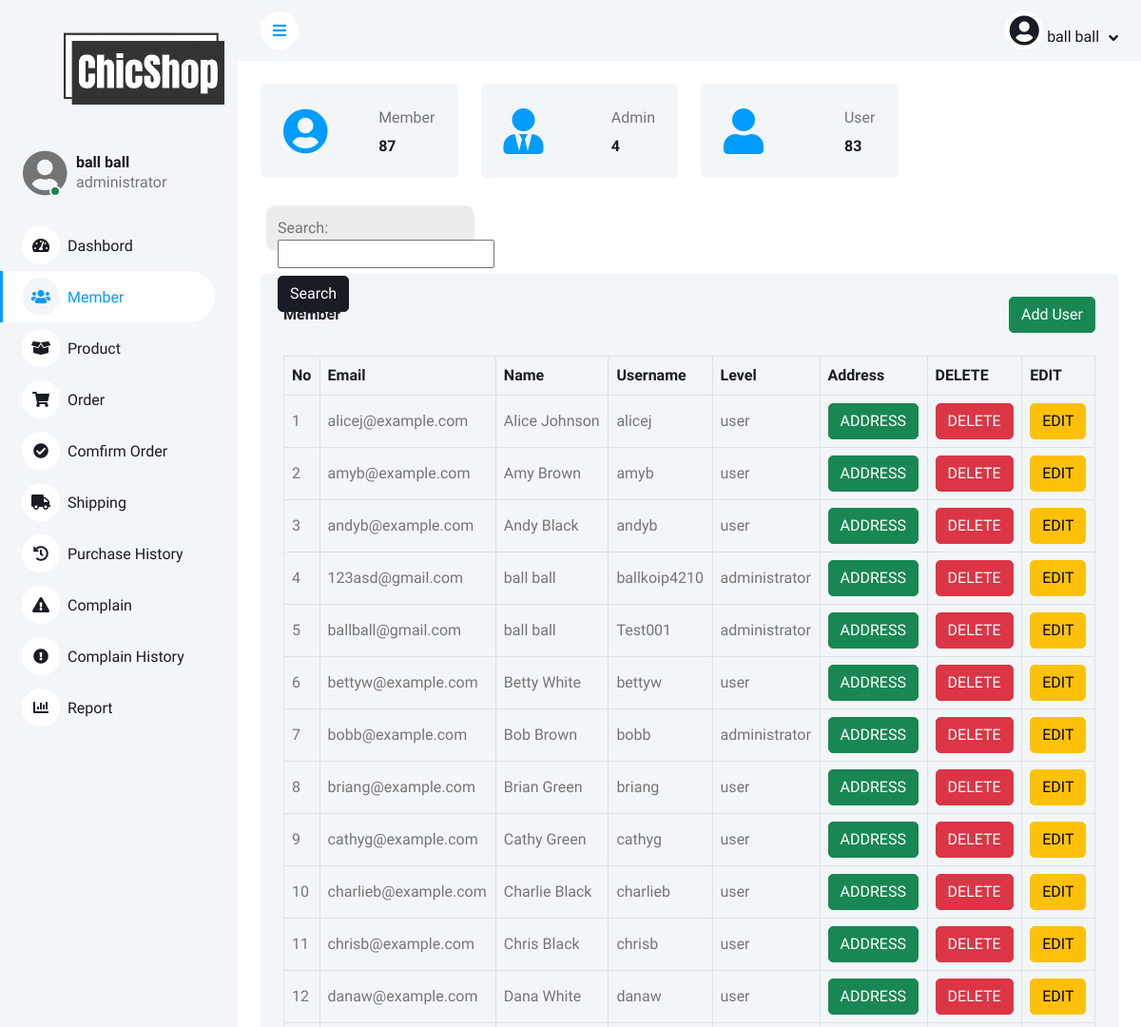
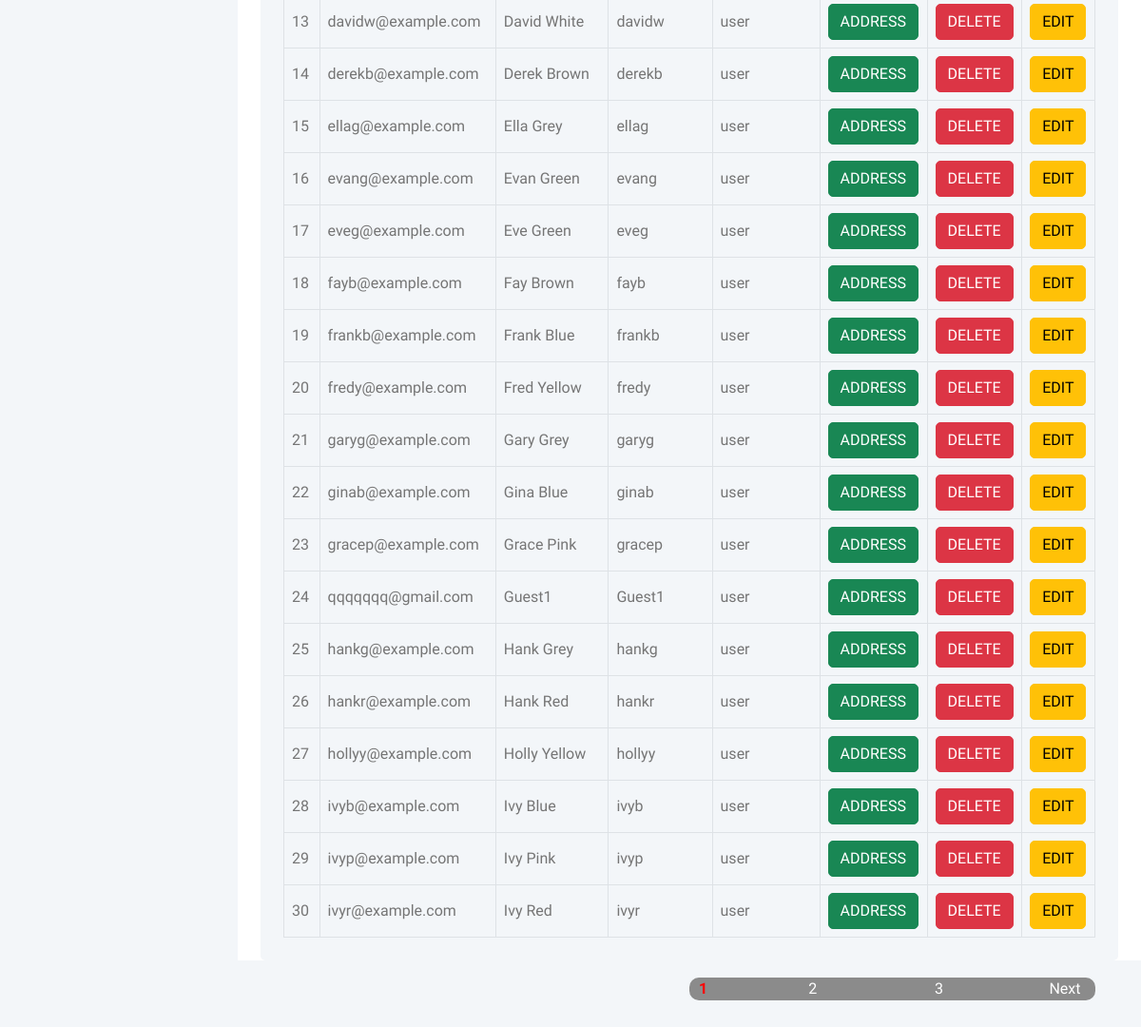
Page /BackWeb/Admin.php (signed in) on the committed database (2 pictures, top to bottom).
### tables this page shows
CREATE TABLE `user` (
  `u_id` int(11) NOT NULL COMMENT 'รหัสผู้ใช้งาน',
  `u_fullname` varchar(255) DEFAULT NULL COMMENT 'ชื่อเต็มของผู้ใช้งาน',
  `u_username` varchar(255) DEFAULT NULL COMMENT 'ชื่อผู้ใช้งาน',
  `u_password` varchar(255) DEFAULT NULL COMMENT 'รหัสผ่านผู้ใช้งาน',
  `u_level` varchar(255) DEFAULT NULL COMMENT 'ระดับผู้ใช้งาน',
  `u_address` varchar(255) DEFAULT NULL COMMENT 'ที่อยู่ผู้ใช้งาน',
  `Phonenumber` varchar(20) DEFAULT NULL COMMENT 'เบอร์โทรศัพท์ผู้ใช้งาน',
  `email` varchar(255) DEFAULT NULL COMMENT 'อีเมลผู้ใช้งาน'
);

### BackWeb/Admin.php (the view, shortened to what this page needs)
<?php
$objCon = connectDB();
$user = $_SESSION['user_login'];
$items_per_page = 30;
$page = isset($_GET['page']) ? (int)$_GET['page'] : 1;
$offset = ($page - 1) * $items_per_page;
$sql_total_users = "SELECT * FROM user";
$result_total_users = mysqli_query($objCon, $sql_total_users);
$total_users = mysqli_num_rows($result_total_users);
$sql = "SELECT * FROM user ORDER BY u_fullname ASC LIMIT $offset, $items_per_page";
$result = mysqli_query($objCon, $sql);
$sql_admins = "SELECT * FROM user WHERE u_level = 'administrator'";
$result_admins = mysqli_query($objCon, $sql_admins);
$total_admins = mysqli_num_rows($result_admins);
$sql_user = "SELECT * FROM user WHERE u_level = 'user'";
$result_user = mysqli_query($objCon, $sql_user);
$total_user = mysqli_num_rows($result_user);
?>
<!DOCTYPE html>
<html lang="en">
<head>
    <link href="https://cdnjs.cloudflare.com/ajax/libs/font-awesome/5.10.0/css/all.min.css" rel="stylesheet">
    <link href="https://cdn.jsdelivr.net/npm/bootstrap-icons@1.4.1/font/bootstrap-icons.css" rel="stylesheet">
    <link href="lib/owlcarousel/assets/owl.carousel.min.css" rel="stylesheet">
    <link href="lib/tempusdominus/css/tempusdominus-bootstrap-4.min.css" rel="stylesheet" />
    <link href="css/bootstrap.min.css" rel="stylesheet">
    <link href="css/style.css" rel="stylesheet">
    <link href="css/search.css" rel="stylesheet">
</head>
<body>
    <div>
        <div class="sidebar pe-4 pb-3">
            <nav class="navbar bg-light navbar-light">
                <div class="container-fluid">
                    <a href="Admin.php" class="navbar-brand mx-4 mb-3">
                        <img src="/Webpage/images/main-logo.png" class="logo">
                    </a>
                </div>
                <div class="d-flex align-items-center ms-4 mb-4">
                    <div class="position-relative">
                        <i class="fa fa-user-circle fa-3x rounded-circle" style="width: 40px; height: 40px;"></i>
                        <div
                            class="bg-success rounded-circle border border-2 border-white position-absolute end-0 bottom-0 p-1">
                        </div>
                    </div>
                    <div class="ms-3">
                        <h6 class="mb-0"><?php echo $user['fullname']; ?></h6>
                        <span><?php echo $user['level']; ?></span>
                    </div>
                </div>
                <div class="navbar-nav w-100">
                    <a href="dashbord.php" class="nav-item nav-link"><i
                            class="fa fa-tachometer-alt me-2"></i>Dashbord</a>
                    <a href="Admin.php" class="nav-item nav-link active"><i class="fa fa-users me-2"></i>Member</a>
                    <a href="income.php" class="nav-item nav-link"><i class="fa fa-box-open me-2"></i>Product</a>
                    <a href="order.php" class="nav-item nav-link"><i class="fa fa-shopping-cart me-2"></i>Order</a>
                    <a href="orderconfirm.php" class="nav-item nav-link"><i
                            class="fa fa-check-circle text-dark me-2"></i>Comfirm Order</a>
                    <a href="shipping.php" class="nav-item nav-link"><i class="fa fa-truck me-2"></i>Shipping</a>
                    <a href="history.php" class="nav-item nav-link"><i class="fa fa-history me-2"></i>Purchase
                        History</a>
                    <a href="reportpage.php" class="nav-item nav-link"><i
                            class="fa fa-exclamation-triangle me-2"></i>Complain</a>
                    <a href="complaindetails.php" class="nav-item nav-link"><i
                            class="fa fa-exclamation-circle me-2"></i>Complain History</a>
                    <a href="report.php" class="nav-item nav-link"><i class="fa fa-chart-bar me-2"></i>Report</a>
                </div>
            </nav>
        </div>
        <div class="content">
            <nav class="navbar navbar-expand bg-light navbar-light sticky-top px-4 py-0">
                <a href="#" class="sidebar-toggler flex-shrink-0">
                    <i class="fa fa-bars"></i>
                </a>
                <div class="navbar-nav align-items-center ms-auto">
                    <div class="nav-item dropdown">
                        <a href="#" class="nav-link dropdown-toggle" data-bs-toggle="dropdown">
                            <i class="fa fa-user-circle fa-2x rounded-circle" style="width: 40px; height: 40px;"></i>
                            <span class="d-none d-lg-inline-flex"><?php echo $user['fullname']; ?></span>
                        </a>
                    </div>
                </div>
            </nav>
            <div class="container-fluid pt-4 px-4">
                <div class="row g-4">
                    <div class="col-sm-6 col-xl-3">
                        <div class="bg-light rounded d-flex align-items-center justify-content-between p-4">
                            <i class="fa fa-user-circle fa-3x text-primary"></i>
                            <div class="ms-3">
                                <p class="mb-2">Member</p>
                                <h6 class="mb-0"><?php echo $total_users; ?></h6>
                            </div>
                        </div>
                    </div>
                    <div class="col-sm-6 col-xl-3">
                        <div class="bg-light rounded d-flex align-items-center justify-content-between p-4">
                            <i class="fa fa-user-tie fa-3x text-primary"></i>
                            <div class="ms-3">
                                <p class="mb-2">Admin</p>
                                <h6 class="mb-0"><?php echo $total_admins; ?></h6>
                            </div>
                        </div>
                    </div>
                    <div class="col-sm-6 col-xl-3">
                        <div class="bg-light rounded d-flex align-items-center justify-content-between p-4">
                            <i class="fa fa-user fa-3x text-primary"></i>
                            <div class="ms-3">
                                <p class="mb-2">User</p>
                                <h6 class="mb-0"><?php echo $total_user; ?></h6>
                            </div>
                        </div>
                    </div>
                </div>
            </div>
                <div class="searchtab">
                    <form action="searchdata.php" class="form-group" method="POST">
                        <label for="search-input">Search:</label>
                        <input type="text" id="search-input" name="empname">
                        <input type="submit" value="Search" class="btn btn-dark my-2">
                    </form>
                </div>
            <div class="container-fluid pt-4 px-4">
                <div class="bg-light text-center rounded p-4">
                    <div class="d-flex align-items-center justify-content-between mb-4">
                        <h6 class="mb-0">Member</h6>
                        <a href="adduser.php" class="btn btn-success">Add User</a>
                    </div>
                    <div class="table-responsive">
                        <table class="table text-start align-middle table-bordered table-hover mb-0">
                            <thead>
                                <tr class="text-dark">
                                    <th scope="col">No</th>
                                    <th scope="col">Email</th>
                                    <th scope="col">Name</th>
                                    <th scope="col">Username</th>
                                    <th scope="col">Level</th>
                                    <th scope="col">Address</th>
                                    <th scope="col">DELETE</th>
                                    <th scope="col">EDIT</th>
                                </tr>
                            </thead>
                            <tbody>
                            <?php
                                $start_number = $offset + 1;
                                while ($row = mysqli_fetch_assoc($result)) { ?>
                                    <tr>
                                        <td><?php echo $start_number; ?></td>
                                        <td><?php echo $row['email'] ?></td>
                                        <td><?php echo $row['u_fullname'] ?></td>
                                        <td><?php echo $row['u_username'] ?></td>
                                        <td><?php echo $row['u_level'] ?></td>
                                        <td>
                                            <a href="address.php?user_id=<?php echo $row["u_id"] ?>"
                                                class="btn btn-success">ADDRESS</a>
                                        </td>
                                        <td>
                                            <a href="deleteForm.php?user_id=<?php echo $row["u_id"] ?>"
                                                class="btn btn-danger">DELETE</a>
                                        </td>
                                        <td>
                                            <a href="edituser.php?user_id=<?php echo $row["u_id"] ?>"
                                                class="btn btn-warning">EDIT</a>
                                        </td>
                                    </tr>
                                    <?php $start_number++;
                                } ?>
                            </tbody>
                        </table>
                    </div>
                    <div class="pagination">
                        <?php
                        $page = isset($_GET['page']) ? $_GET['page'] : 1;
                        $total_records = mysqli_num_rows(mysqli_query($objCon, "SELECT * FROM user"));
                        $total_pages = ceil($total_records / 30);
                        for ($i = 1; $i <= $total_pages; $i++) {
                            if ($i == $page) {
                                echo '<span class="current-page">' . $i . '</span>';
                            } else {
                                echo '<a class="btnpage" href="?page=' . $i . '">' . $i . '</a>';
                            }
                        }
                        if ($page < $total_pages) {
                            echo '<a class="btnpage" href="?page=' . ($page + 1) . '">Next</a>';
                        }
                        ?>
                    </div>
                </div>
            </div>
        </div>
    </div>
</body>
</html>

### BackWeb/css/style.css (style rules this page uses)
:root { --primary: #009CFF; --light: #F3F6F9; --dark: #191C24; }
.btn { transition: .5s; }
.sidebar { position: fixed; top: 0; left: 0; bottom: 0; width: 250px; height: 100vh; overflow-y: auto; background: var(--light); transition: 0.5s; z-index: 999; }
.content { margin-left: 250px; min-height: 100vh; background: #FFFFFF; transition: 0.5s; }
@media (min-width: 992px) { .sidebar { margin-left: 0; } }
@media (min-width: 992px) { .content { width: calc(100% - 250px); } }
.sidebar .navbar .navbar-nav .nav-link { padding: 7px 20px; color: var(--dark); font-weight: 500; border-left: 3px solid var(--light); border-radius: 0 30px 30px 0; outline: none; }
.sidebar .navbar .navbar-nav .nav-link:hover, .sidebar .navbar .navbar-nav .nav-link.active { color: var(--primary); background: #FFFFFF; border-color: var(--primary); }
.sidebar .navbar .navbar-nav .nav-link i { width: 40px; height: 40px; display: inline-flex; align-items: center; justify-content: center; background: #FFFFFF; border-radius: 40px; }
.sidebar .navbar .navbar-nav .nav-link:hover i, .sidebar .navbar .navbar-nav .nav-link.active i { background: var(--light); }
.content .navbar .navbar-nav .nav-link { margin-left: 25px; padding: 12px 0; color: var(--dark); outline: none; }
.content .navbar .sidebar-toggler, .content .navbar .navbar-nav .nav-link i { width: 40px; height: 40px; display: inline-flex; align-items: center; justify-content: center; background: #FFFFFF; border-radius: 40px; }
.content .navbar .dropdown-toggle::after { margin-left: 6px; vertical-align: middle; border: none; content: "\f107"; font-family: "Font Awesome 5 Free"; font-weight: 900; transition: .5s; }
.logo { width: 150%; object-fit: contain; }

### BackWeb/css/search.css (style rules this page uses)
.searchtab { background: rgb(236, 236, 236); margin-top: 3%; height: 4vw; width: 23%; margin-left: 30px; padding: 12px; border-radius: 10px; }
.pagination { display: flex; float: right; background: rgb(139, 139, 139); margin-top: 5%; margin-bottom: 5%; height: 2vw; width: 50%; align-items: center; align-self: center; border-radius: 10px; justify-content: space-between; }
.btnpage { display: flex; width: 2vw; margin-left: 20px; margin-right: 20px; align-items: center; align-self: center; justify-content: center; border-radius: 10px; padding: 2px; color: white; }
.pagination .current-page { font-weight: bold; color: red; padding: 5px 10px; }

### rows in the picture
user: email "alicej@example.com", u_fullname "Alice Johnson", u_username "alicej", u_level "user"
user: email "amyb@example.com", u_fullname "Amy Brown", u_username "amyb", u_level "user"
user: email "andyb@example.com", u_fullname "Andy Black", u_username "andyb", u_level "user"
user: email "123asd@gmail.com", u_fullname "ball ball", u_username "ballkoip4210", u_level "administrator"
user: email "ballball@gmail.com", u_fullname "ball ball", u_username "Test001", u_level "administrator"
user: email "bettyw@example.com", u_fullname "Betty White", u_username "bettyw", u_level "user"
user: email "bobb@example.com", u_fullname "Bob Brown", u_username "bobb", u_level "administrator"
user: email "briang@example.com", u_fullname "Brian Green", u_username "briang", u_level "user"
user: email "cathyg@example.com", u_fullname "Cathy Green", u_username "cathyg", u_level "user"
user: email "charlieb@example.com", u_fullname "Charlie Black", u_username "charlieb", u_level "user"
user: email "chrisb@example.com", u_fullname "Chris Black", u_username "chrisb", u_level "user"
user: email "danaw@example.com", u_fullname "Dana White", u_username "danaw", u_level "user"
user: email "davidw@example.com", u_fullname "David White", u_username "davidw", u_level "user"
user: email "derekb@example.com", u_fullname "Derek Brown", u_username "derekb", u_level "user"
user: email "ellag@example.com", u_fullname "Ella Grey", u_username "ellag", u_level "user"
user: email "evang@example.com", u_fullname "Evan Green", u_username "evang", u_level "user"
user: email "eveg@example.com", u_fullname "Eve Green", u_username "eveg", u_level "user"
user: email "fayb@example.com", u_fullname "Fay Brown", u_username "fayb", u_level "user"
user: email "frankb@example.com", u_fullname "Frank Blue", u_username "frankb", u_level "user"
user: email "fredy@example.com", u_fullname "Fred Yellow", u_username "fredy", u_level "user"
user: email "garyg@example.com", u_fullname "Gary Grey", u_username "garyg", u_level "user"
user: email "ginab@example.com", u_fullname "Gina Blue", u_username "ginab", u_level "user"
user: email "gracep@example.com", u_fullname "Grace Pink", u_username "gracep", u_level "user"
user: email "qqqqqqq@gmail.com", u_fullname "Guest1", u_username "Guest1", u_level "user"
user: email "hankg@example.com", u_fullname "Hank Grey", u_username "hankg", u_level "user"
user: email "hankr@example.com", u_fullname "Hank Red", u_username "hankr", u_level "user"
user: email "hollyy@example.com", u_fullname "Holly Yellow", u_username "hollyy", u_level "user"
user: email "ivyb@example.com", u_fullname "Ivy Blue", u_username "ivyb", u_level "user"
user: email "ivyp@example.com", u_fullname "Ivy Pink", u_username "ivyp", u_level "user"
user: email "ivyr@example.com", u_fullname "Ivy Red", u_username "ivyr", u_level "user"

### other values in the picture
$user['fullname'] "ball ball"
$user['level'] "administrator"
$total_users "87"
$total_admins "4"
$total_user "83"
